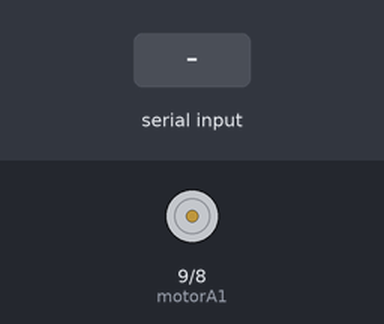
Bench run of a sketch on a simulated Arduino Uno, built with avr-gcc and run on an emulated ATmega328P. On the bench: motor-driver pin pairs drawn as motors (green arrow = first pin HIGH = forward, orange = second pin HIGH = backward, longer = more drive, scaled by the enable pin). The test bench sets the inputs (shaded band).

Above: at 1.2 s.
1.3 s: "F" received over Serial
At 2.5 s:
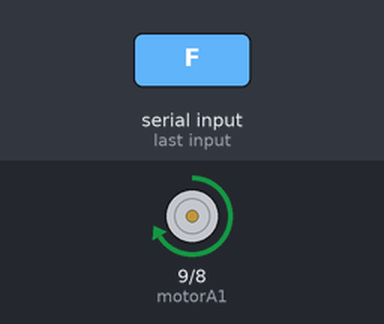
2.8 s: "S" received over Serial
At 3.7 s:
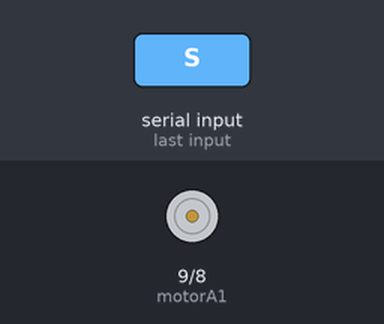
Timing chart, 0 to 5.8 s (numbered marks = the images above; inputs shaded):
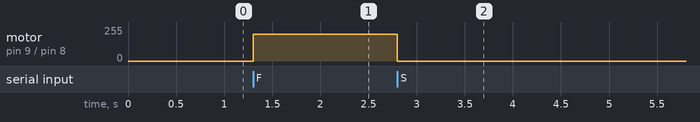

The sketch:

track_robot_firmware.ino
```cpp
// Motor-pins för L298N
const int motorA1 = 9; const int motorA2 = 8; const int enA = 10;

void setup() {
  Serial.begin(9600); // Kommunikation med OnePlus 8T
  pinMode(motorA1, OUTPUT); pinMode(motorA2, OUTPUT); pinMode(enA, OUTPUT);
}

void loop() {
  if (Serial.available() > 0) {
    char cmd = Serial.read();
    if (cmd == 'F') moveForward();
    else if (cmd == 'S') stopMotors();
  }
}

void moveForward() { digitalWrite(motorA1, HIGH); digitalWrite(motorA2, LOW); analogWrite(enA, 200); }
void stopMotors() { digitalWrite(motorA1, LOW); digitalWrite(motorA2, LOW); }
```

Measured:
- after the input at 1.3 s, motor on pin 9 (motorA1) / pin 8 (motorA2): stopped → forward 200/255 at once
- after the input at 2.8 s, motor on pin 9 (motorA1) / pin 8 (motorA2): forward 200/255 → stopped at once
